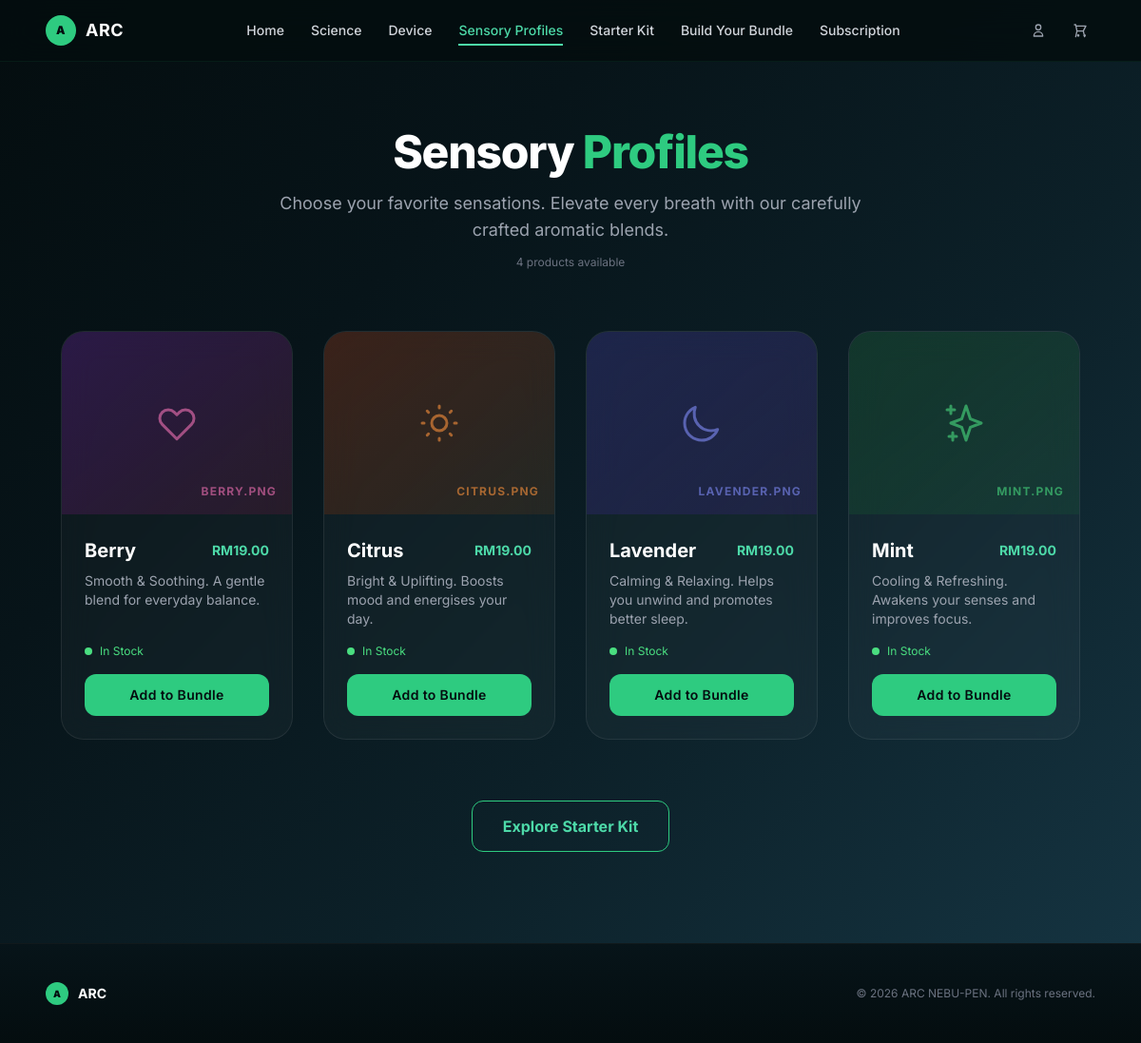
The app's page /index.php?page=profiles with its own data.
### tables this page shows
CREATE TABLE IF NOT EXISTS `products` (
    `product_id`  INT UNSIGNED      NOT NULL AUTO_INCREMENT,
    `name`        VARCHAR(100)      NOT NULL,
    `description` TEXT              NOT NULL,
    `price`       DECIMAL(8,2)      NOT NULL DEFAULT '0.00',
    `image`       VARCHAR(255)      NOT NULL DEFAULT '' COMMENT 'Relative path, e.g. assets/images/mint.png',
    `stock`       SMALLINT UNSIGNED NOT NULL DEFAULT 0,
    `created_at`  TIMESTAMP         NOT NULL DEFAULT CURRENT_TIMESTAMP,
    `updated_at`  TIMESTAMP         NOT NULL DEFAULT CURRENT_TIMESTAMP ON UPDATE CURRENT_TIMESTAMP,

    PRIMARY KEY (`product_id`),
    INDEX `idx_products_name` (`name`)
);

### config/database.php (called while the page is built, shortened)
<?php
class Database
{
    private static ?PDO $instance = null;
    public static function getInstance(): PDO
    {
        if (self::$instance === null) {
            self::$instance = self::createConnection();
        }
        return self::$instance;
    }
    private static function createConnection(): PDO
    {
        $host    = getenv('DB_HOST')    ?: self::DEFAULT_HOST;
        $port    = getenv('DB_PORT')    ?: self::DEFAULT_PORT;
        $dbname  = getenv('DB_NAME')    ?: self::DEFAULT_DBNAME;
        $charset = self::DEFAULT_CHARSET;
        $user    = getenv('DB_USER')    ?: 'root';
        $pass    = getenv('DB_PASS')    ?: '';
        $dsn = sprintf(
            'mysql:host=%s;port=%s;dbname=%s;charset=%s',
            $host,
            $port,
            $dbname,
            $charset
        );
        $options = [
            PDO::ATTR_ERRMODE            => PDO::ERRMODE_EXCEPTION,
            PDO::ATTR_DEFAULT_FETCH_MODE => PDO::FETCH_ASSOC,
            PDO::ATTR_EMULATE_PREPARES   => false,
            PDO::ATTR_PERSISTENT         => false,
            PDO::ATTR_STRINGIFY_FETCHES  => false,
            PDO::MYSQL_ATTR_INIT_COMMAND => "SET NAMES utf8mb4 COLLATE utf8mb4_unicode_ci,
                                             time_zone = '+08:00'",
        ];
        try {
            $pdo = new PDO($dsn, $user, $pass, $options);
            return $pdo;
        } catch (PDOException $e) {
            error_log('[ARC DB ERROR] ' . $e->getMessage());
            throw new RuntimeException(
                'Database connection failed. Please try again later.',
                (int) $e->getCode(),
                $e
            );
        }
    }
}

### models/Product.php (called while the page is built, shortened)
<?php
require_once __DIR__ . '/../config/database.php';
class Product
{
    private PDO $db;
    public function __construct()
    {
        $this->db = Database::getInstance();
    }
    public function getAvailable(): array
    {
        $stmt = $this->db->query(
            'SELECT product_id, name, description, price, image, stock
               FROM products
              WHERE stock > 0
              ORDER BY name ASC'
        );
        return $stmt->fetchAll();
    }
}

### views/profiles.php (the view, shortened to what this page needs)
<?php
require_once __DIR__ . '/../config/database.php';
require_once __DIR__ . '/../models/Product.php';
$productModel = new Product();
$products     = $productModel->getAvailable();
$accentMap = [
    'Mint'     => ['from' => 'from-green-900/40',   'to' => 'to-green-800/20',   'text' => 'text-green-400/60',   'icon' => 'M5 3v4M3 5h4M6 17v4m-2-2h4m5-16l2.286 6.857L21 12l-5.714 2.143L13 21l-2.286-6.857L5 12l5.714-2.143L13 3z'],
    'Berry'    => ['from' => 'from-purple-900/40',   'to' => 'to-pink-900/20',    'text' => 'text-pink-400/60',    'icon' => 'M4.318 6.318a4.5 4.5 0 000 6.364L12 20.364l7.682-7.682a4.5 4.5 0 00-6.364-6.364L12 7.636l-1.318-1.318a4.5 4.5 0 00-6.364 0z'],
    'Citrus'   => ['from' => 'from-orange-900/40',   'to' => 'to-yellow-900/20',  'text' => 'text-orange-400/60',  'icon' => 'M12 3v1m0 16v1m9-9h-1M4 12H3m15.364 6.364l-.707-.707M6.343 6.343l-.707-.707m12.728 0l-.707.707M6.343 17.657l-.707.707M16 12a4 4 0 11-8 0 4 4 0 018 0z'],
    'Lavender' => ['from' => 'from-indigo-900/40',   'to' => 'to-violet-900/20',  'text' => 'text-indigo-400/60',  'icon' => 'M20.354 15.354A9 9 0 018.646 3.646 9.003 9.003 0 0012 21a9.003 9.003 0 008.354-5.646z'],
];
$defaultAccent = ['from' => 'from-teal-900/40', 'to' => 'to-teal-800/20', 'text' => 'text-teal-400/60', 'icon' => 'M13 10V3L4 14h7v7l9-11h-7z'];
?>
<!DOCTYPE html>
<html lang="en" class="scroll-smooth">
<head>
    <script src="https://cdn.tailwindcss.com"></script>
</head>
<body class="page-bg min-h-screen text-white antialiased flex flex-col">
    <?php require __DIR__ . '/../includes/navbar.php'; ?>
    <main class="flex-1 px-6 lg:px-16 py-16 lg:py-24 max-w-7xl mx-auto w-full mt-10">
        <div class="text-center mb-16 fade-in-up" style="animation-delay: 0.1s;">
            <h1 class="text-4xl md:text-5xl font-extrabold text-white mb-4 tracking-tight">
                Sensory <span class="text-teal-500">Profiles</span>
            </h1>
            <p class="text-lg text-gray-400 max-w-2xl mx-auto">
                Choose your favorite sensations. Elevate every breath with our carefully crafted aromatic blends.
            </p>
            <p class="text-xs text-gray-500 mt-3">
                <?= count($products) ?> product<?= count($products) !== 1 ? 's' : '' ?> available
            </p>
        </div>
        <?php if (empty($products)): ?>
            <div class="text-center py-20 fade-in-up">
                <svg class="w-16 h-16 mx-auto text-gray-600 mb-4" fill="none" stroke="currentColor" viewBox="0 0 24 24">
                    <path stroke-linecap="round" stroke-linejoin="round" stroke-width="1.5"
                          d="M20 7l-8-4-8 4m16 0l-8 4m8-4v10l-8 4m0-10L4 7m8 4v10M4 7v10l8 4"/>
                </svg>
                <p class="text-gray-400 text-lg">No products available right now.</p>
                <p class="text-gray-500 text-sm mt-2">Check back soon — new profiles are on the way.</p>
            </div>
        <?php else: ?>
            <div class="grid grid-cols-1 sm:grid-cols-2 lg:grid-cols-4 gap-8">
                <?php foreach ($products as $i => $product):
                    $name   = htmlspecialchars($product['name']);
                    $desc   = htmlspecialchars($product['description']);
                    $price  = number_format((float) $product['price'], 2);
                    $stock  = (int) $product['stock'];
                    $image  = $product['image'] ?? '';
                    $accent = $accentMap[$product['name']] ?? $defaultAccent;
                    $delay  = 0.15 + ($i * 0.1);
                ?>
                <div class="profile-card rounded-3xl overflow-hidden flex flex-col fade-in-up"
                     style="animation-delay: <?= $delay ?>s;"
                     data-product-id="<?= (int) $product['product_id'] ?>">
                    <div class="h-48 w-full bg-gradient-to-br <?= $accent['from'] ?> <?= $accent['to'] ?> relative flex items-center justify-center">
                        <?php if (!empty($image) && file_exists(__DIR__ . '/../' . $image)): ?>
                            <img src="<?= htmlspecialchars($image) ?>"
                                 alt="<?= $name ?> cartridge"
                                 class="w-full h-full object-cover" />
                        <?php else: ?>
                            <svg class="w-12 h-12 <?= $accent['text'] ?>" fill="none" stroke="currentColor" viewBox="0 0 24 24">
                                <path stroke-linecap="round" stroke-linejoin="round" stroke-width="1.5"
                                      d="<?= $accent['icon'] ?>" />
                            </svg>
                            <span class="absolute bottom-4 right-4 text-xs font-bold tracking-widest <?= $accent['text'] ?> uppercase">
                                <?= $name ?>.png
                            </span>
                        <?php endif; ?>
                    </div>
                    <div class="p-6 flex flex-col flex-1">
                        <div class="flex items-center justify-between mb-2">
                            <h3 class="text-xl font-bold text-white"><?= $name ?></h3>
                            <span class="text-teal-400 text-sm font-bold">RM<?= $price ?></span>
                        </div>
                        <p class="text-gray-400 text-sm flex-1 mb-4"><?= $desc ?></p>
                        <div class="flex items-center gap-2 mb-4">
                            <?php if ($stock > 10): ?>
                                <span class="w-2 h-2 rounded-full bg-green-400"></span>
                                <span class="text-xs text-green-400">In Stock</span>
                            <?php elseif ($stock > 0): ?>
                                <span class="w-2 h-2 rounded-full bg-yellow-400"></span>
                                <span class="text-xs text-yellow-400">Low Stock (<?= $stock ?> left)</span>
                            <?php else: ?>
                                <span class="w-2 h-2 rounded-full bg-red-400"></span>
                                <span class="text-xs text-red-400">Out of Stock</span>
                            <?php endif; ?>
                        </div>
                        <a href="index.php?page=bundle_builder"
                           class="btn-teal w-full py-3 rounded-xl font-semibold text-sm tracking-wide text-center block">
                            Add to Bundle
                        </a>
                    </div>
                </div>
                <?php endforeach; ?>
            </div>
        <?php endif; ?>
        <div class="mt-16 text-center fade-in-up" style="animation-delay: 0.6s;">
            <a href="index.php?page=starter_kit"
               class="inline-block border border-teal-500 text-teal-400 hover:bg-teal-500 hover:text-ocean-950 font-bold py-3.5 px-8 rounded-xl transition-all duration-300">
                Explore Starter Kit
            </a>
        </div>
    </main>
    <footer class="border-t border-white/5" style="background: linear-gradient(180deg, #071419 0%, #040D0F 100%);">
        <div class="max-w-7xl mx-auto px-6 lg:px-12 py-10">
            <div class="flex flex-col md:flex-row items-center justify-between gap-4">
                <div class="flex items-center gap-2.5">
                    <div class="w-6 h-6 rounded-full bg-teal-500 flex items-center justify-center">
                        <span class="text-ocean-950 font-black text-[10px]">A</span>
                    </div>
                    <span class="font-bold text-sm text-white">ARC</span>
                </div>
                <p class="text-gray-500 text-xs">
                    &copy; <?= date('Y') ?> ARC NEBU-PEN. All rights reserved.
                </p>
            </div>
        </div>
    </footer>
</body>
</html>

### records on screen
products: name "BERRY", name "Berry", price "19.00", description "Smooth & Soothing. A gentle blend for everyday balance.", stock "In Stock"
products: name "CITRUS", name "Citrus", price "19.00", description "Bright & Uplifting. Boosts mood and energises your day.", stock "In Stock"
products: name "LAVENDER", name "Lavender", price "19.00", description "Calming & Relaxing. Helps you unwind and promotes better sleep.", stock "In Stock"
products: name "MINT", name "Mint", price "19.00", description "Cooling & Refreshing. Awakens your senses and improves focus.", stock "In Stock"

### other values on screen
count($products) "4"
